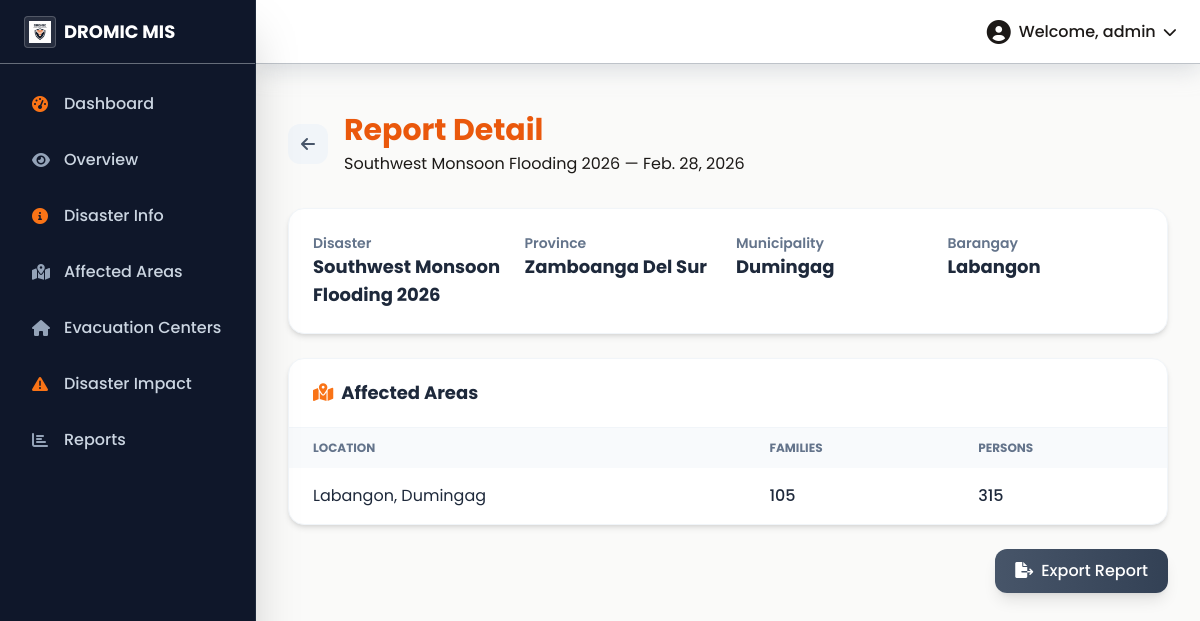
Page /reports/33/ on the committed database.
### core/models.py (models this page shows, shortened)
class DROMICReport(models.Model):
    disaster = models.ForeignKey(Disaster, on_delete=models.CASCADE)
    province = models.ForeignKey(Province, on_delete=models.CASCADE)
    municipality = models.ForeignKey(Municipality, on_delete=models.CASCADE)
    barangay = models.ForeignKey(Barangay, on_delete=models.CASCADE)
    date = models.DateField()
    affected_areas = models.ManyToManyField(AffectedArea)
    displaced_populations = models.ManyToManyField(DisplacedPopulation)
    sex_age_distributions = models.ManyToManyField(SexAgeDistribution)
    sectoral_distributions = models.ManyToManyField(SectoralDistribution)
    damaged_houses = models.ManyToManyField(DamagedHouse)
    relief_operations = models.ManyToManyField(ReliefOperation)
    early_recovery = models.ManyToManyField(EarlyRecovery)
    families = models.ManyToManyField(Family)
    created_at = models.DateTimeField(auto_now_add=True)
    updated_at = models.DateTimeField(auto_now=True)

class Disaster(models.Model):
    name = models.CharField(max_length=255)
    description = models.TextField()
    date_occurred = models.DateField()

class Province(models.Model):
    code = models.CharField(max_length=20, unique=True)
    name = models.CharField(max_length=255)
    longitude = models.FloatField(null=True, blank=True)
    latitude = models.FloatField(null=True, blank=True)

class Municipality(models.Model):
    code = models.CharField(max_length=20, unique=True)
    name = models.CharField(max_length=255)
    province = models.ForeignKey(Province, related_name='municipalities', on_delete=models.CASCADE)
    longitude = models.FloatField(null=True, blank=True)
    latitude = models.FloatField(null=True, blank=True)

class Barangay(models.Model):
    code = models.CharField(max_length=20, unique=True)
    name = models.CharField(max_length=255)
    municipality = models.ForeignKey(Municipality, related_name='barangays', on_delete=models.CASCADE)
    longitude = models.FloatField(null=True, blank=True)
    latitude = models.FloatField(null=True, blank=True)

class AffectedArea(models.Model):
    disaster = models.ForeignKey(Disaster, on_delete=models.CASCADE)
    province = models.ForeignKey(Province, on_delete=models.CASCADE)
    municipality = models.ForeignKey(Municipality, on_delete=models.CASCADE)
    barangay = models.ForeignKey(Barangay, on_delete=models.CASCADE, blank=True, null=True)
    affected_families = models.IntegerField()
    affected_persons = models.IntegerField()

### core/views.py (the view)
# urls.py: path('reports/<int:report_id>/', views.report_detail, name='report_detail'),
def report_detail(request, report_id):
    report = get_object_or_404(DROMICReport, id=report_id)
    context = {
        'report': report,
        'affected_areas': report.affected_areas.all(),
        'displaced_populations': report.displaced_populations.all(),
        'damaged_houses': report.damaged_houses.all(),
        'relief_operations': report.relief_operations.all(),
    }
    return render(request, 'core/report_detail.html', context)

### core/templates/core/report_detail.html (shortened to what this page needs)
{% extends 'base.html' %}
{% load humanize %}
{% block content %}
<div class="container-fluid mt-4">
    <div class="flex items-center mb-8">
        <a href="{% url 'report_list' %}" class="mr-4 w-10 h-10 bg-slate-100 rounded-xl flex items-center justify-center text-slate-600 hover:bg-slate-200 transition-colors">
            <i class="fas fa-arrow-left"></i>
        </a>
        <div>
            <h1 class="text-3xl font-bold text-dromic-navy">Report Detail</h1>
            <p class="text-dromic-slate mt-1">{{ report.disaster.name }} — {{ report.date }}</p>
        </div>
    </div>
    <div class="bg-white rounded-2xl shadow-md border border-slate-100 p-6 mb-6">
        <div class="grid grid-cols-2 md:grid-cols-4 gap-4">
            <div>
                <p class="text-slate-500 text-sm font-semibold">Disaster</p>
                <p class="text-lg font-bold text-slate-800">{{ report.disaster.name }}</p>
            </div>
            <div>
                <p class="text-slate-500 text-sm font-semibold">Province</p>
                <p class="text-lg font-bold text-slate-800">{{ report.province.name }}</p>
            </div>
            <div>
                <p class="text-slate-500 text-sm font-semibold">Municipality</p>
                <p class="text-lg font-bold text-slate-800">{{ report.municipality.name }}</p>
            </div>
            <div>
                <p class="text-slate-500 text-sm font-semibold">Barangay</p>
                <p class="text-lg font-bold text-slate-800">{{ report.barangay.name }}</p>
            </div>
        </div>
    </div>
    {% if affected_areas %}
    <div class="bg-white rounded-2xl shadow-md border border-slate-100 overflow-hidden mb-6">
        <div class="px-6 py-5 border-b border-slate-100">
            <h3 class="text-lg font-bold text-slate-800"><i class="fas fa-map-marked-alt text-orange-500 mr-2"></i>Affected Areas</h3>
        </div>
        <div class="overflow-x-auto">
            <table class="min-w-full">
                <thead class="bg-slate-50">
                    <tr>
                        <th class="px-6 py-3 text-left text-xs font-bold text-slate-500 uppercase">Location</th>
                        <th class="px-6 py-3 text-left text-xs font-bold text-slate-500 uppercase">Families</th>
                        <th class="px-6 py-3 text-left text-xs font-bold text-slate-500 uppercase">Persons</th>
                    </tr>
                </thead>
                <tbody class="divide-y divide-slate-100">
                    {% for area in affected_areas %}
                    <tr class="hover:bg-slate-50">
                        <td class="px-6 py-4 text-slate-800">{{ area.barangay.name }}, {{ area.municipality.name }}</td>
                        <td class="px-6 py-4 text-slate-800 font-medium">{{ area.affected_families|intcomma }}</td>
                        <td class="px-6 py-4 text-slate-800 font-medium">{{ area.affected_persons|intcomma }}</td>
                    </tr>
                    {% endfor %}
                </tbody>
            </table>
        </div>
    </div>
    {% endif %}
    <div class="flex justify-end">
        <a href="{% url 'export_report_pdf' report.id %}" class="px-5 py-2.5 rounded-xl bg-gradient-to-r from-slate-600 to-slate-700 text-white font-medium hover:from-slate-700 hover:to-slate-800 transition-all shadow-lg">
            <i class="fas fa-file-export mr-2"></i>Export Report
        </a>
    </div>
</div>
{% endblock %}

### static/css/styles.css (style rules this page uses)
:root { --primary-color: #EA580C; --secondary-color: #334155; --accent-color: #334155; --text-color: #1C1917; --shadow-light: #FFFFFF; --shadow-dark: #CBD5E1; --background-color: #FAFAF9; }
body { font-family: 'Ubuntu', sans-serif; background-color: var(--background-color); color: var(--text-color); }

### core/templates/base.html (style rules this page uses)
body { background-color: #FAFAF9; font-family: 'Poppins', sans-serif; }
h1, h2, h3, h4, h6 { font-weight: 700; color: #EA580C; }

### rows in the picture
DROMICReport: disaster.name "Southwest Monsoon Flooding 2026", date "Feb. 28, 2026", province.name "Zamboanga Del Sur", municipality.name "Dumingag", barangay.name "Labangon"
AffectedArea: barangay.name "Labangon", municipality.name "Dumingag", affected_families "105", affected_persons "315"
